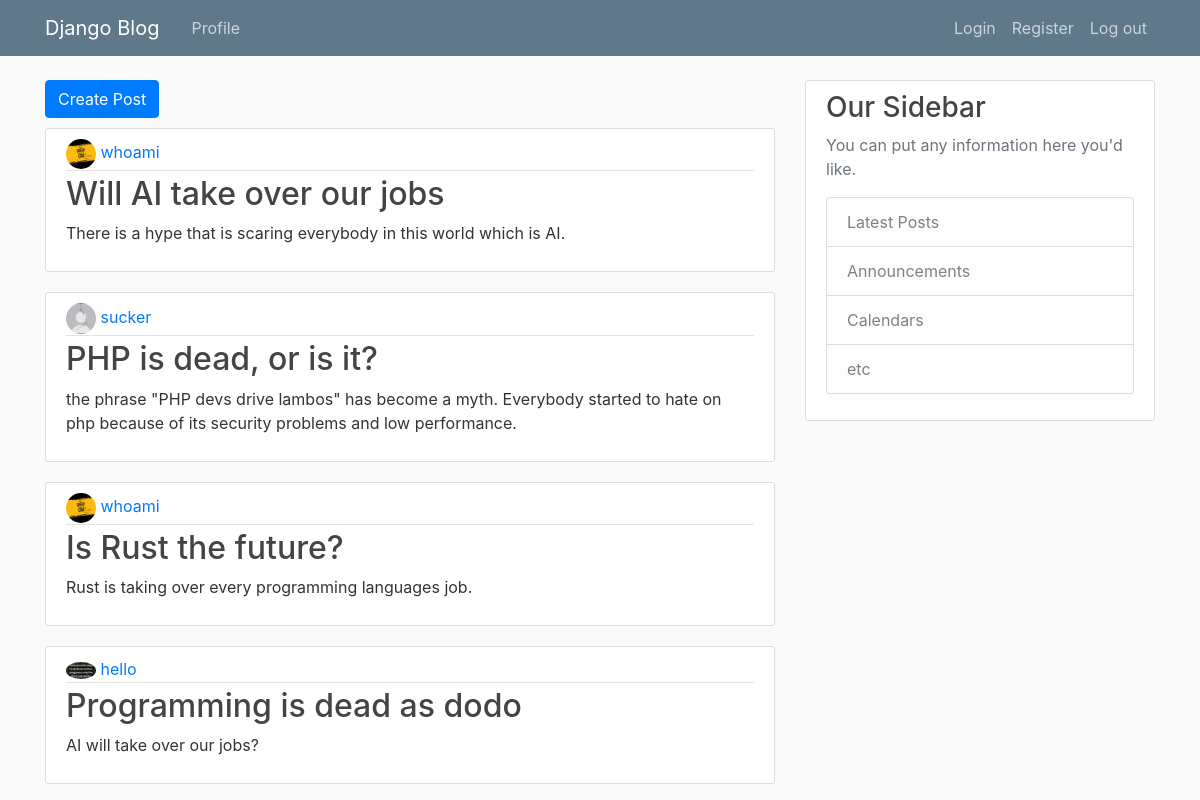
Screenshot of /posts/ (signed in) with the database file from the repository.
### blog/models.py (models this page shows)
class Post(models.Model):
    title = models.CharField(max_length=255)
    content = models.TextField()
    author = models.ForeignKey(User, on_delete=models.CASCADE, null=True, blank=True)
    data = models.DateField(auto_now_add=True)

### users/models.py (models this page shows, shortened)
class Profile(models.Model):
    user = models.OneToOneField(User, on_delete=models.CASCADE)
    image = models.ImageField(upload_to='profile_pics', default='default.jpg')
    bio = models.CharField(max_length=255, null=True)

### blog/views.py (the view)
# urls.py: path('posts/', views.blogs, name='posts'),
@login_required
def blogs(request):
    posts = Post.objects.all()
    return render(request, 'blogs.html', {"posts":posts})

### blog/templates/blogs.html
{%extends 'base.html'%}
{%block content%}
<a href="{%url 'create-post'%}"><button type="button" class="btn btn-primary" style="margin-bottom: 10px;">Create Post</button></a>
{%for post in posts%}
<article class="media content-section">
    <div class="media-body">
      <div class="article-metadata">
        {%if user.profile.image is not None%}
        <img src="{{post.author.profile.image.url}}" alt="" style="width: 30px; border-radius: 50%;">
        {%else%}
        <img src="../../media/default.jpg" alt="" style="width: 20px; border-radius: 50%;">
        {%endif%}
        <a class="mr-2" href="{%url 'profile' post.author.username%}">{{ post.author }}</a>
      </div>
      <h2><a class="article-title" href="{%url 'post' post.pk%}">{{ post.title }}</a></h2>
      <p class="article-content">{{ post.content }}</p>
    </div>
  </article>
{%endfor%}
{%endblock%}

### blog/templates/base.html (shortened to what this page needs)
{% load static %}
<!DOCTYPE html>
<html>
<head>
    <link rel="stylesheet" href="https://maxcdn.bootstrapcdn.com/bootstrap/4.0.0/css/bootstrap.min.css">
    <link rel="stylesheet" type="text/css" href="{% static 'blog/main.css' %}">
</head>
<body>
    <header class="site-header">
      <nav class="navbar navbar-expand-md navbar-dark bg-steel fixed-top">
        <div class="container">
          <a class="navbar-brand mr-4" href="{%url 'posts'%}">Django Blog</a>
          <div class="collapse navbar-collapse" id="navbarToggle">
            <div class="navbar-nav mr-auto">
              {%if user.is_authenticated%}
              <a class="nav-item nav-link" href="{%url 'profile' user.username%}">Profile</a>
              {%else%}
              <a class="nav-item nav-link" href="">About</a>
              {%endif%}
            </div>
            <div class="navbar-nav">
              <a class="nav-item nav-link" href="{%url 'login'%}">Login</a>
              <a class="nav-item nav-link" href="{%url 'register'%}">Register</a>
              <a class="nev-item nav-link" href="{%url 'logout'%}">Log out</a>
            </div>
          </div>
        </div>
      </nav>
    </header>
    <main role="main" class="container">
      <div class="row">
        <div class="col-md-8">
          {% block content %}{% endblock %}
        </div>
        <div class="col-md-4">
          <div class="content-section">
            <h3>Our Sidebar</h3>
            <p class='text-muted'>You can put any information here you'd like.
              <ul class="list-group">
                <li class="list-group-item list-group-item-light">Latest Posts</li>
                <li class="list-group-item list-group-item-light">Announcements</li>
                <li class="list-group-item list-group-item-light">Calendars</li>
                <li class="list-group-item list-group-item-light">etc</li>
              </ul>
            </p>
          </div>
        </div>
      </div>
    </main>
</body>
</html>

### blog/static/blog/main.css (style rules this page uses)
body { background: #fafafa; color: #333333; margin-top: 5rem; }
h1, h2, h3, h4, h5, h6 { color: #444444; }
ul { margin: 0; }
.bg-steel { background-color: #5f788a; }
.site-header .navbar-nav .nav-link { color: #cbd5db; }
.content-section { background: #ffffff; padding: 10px 20px; border: 1px solid #dddddd; border-radius: 3px; margin-bottom: 20px; }
.article-title { color: #444444; }
.article-content { white-space: pre-line; }
.article-metadata { padding-bottom: 1px; margin-bottom: 4px; border-bottom: 1px solid #e3e3e3 }

### rows the page displays
Post: author.profile.image (picture), author "whoami", title "Will AI take over our jobs", content "There is a hype that is scaring everybody in this world which is AI."
Post: author.profile.image (placeholder picture), author "sucker", title "PHP is dead, or is it?", content "the phrase \"PHP devs drive lambos\" has become a myth. Everybody started to hate on php because of its security problems and low performance."
Post: author.profile.image (picture), author "whoami", title "Is Rust the future?", content "Rust is taking over every programming languages job."
Post: author.profile.image (picture), author "hello", title "Programming is dead as dodo", content "AI will take over our jobs?"
